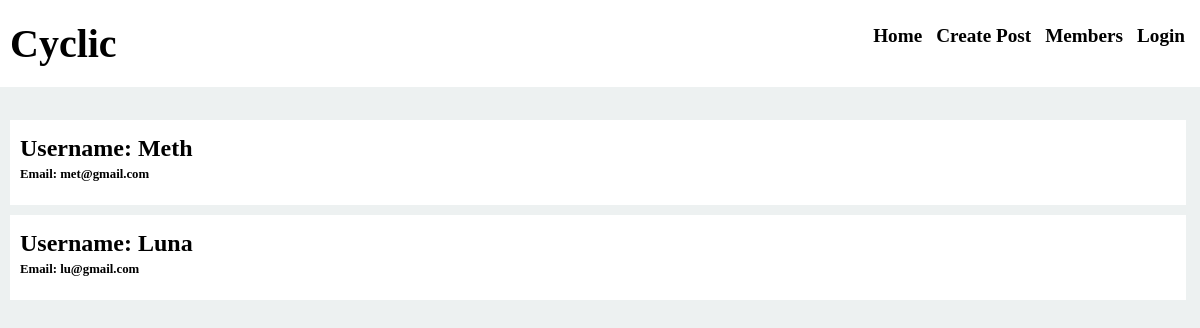
The page /members/ on the database its author committed.
### account/models.py (models this page shows, shortened)
class CustomUser(AbstractUser):
    is_admin = models.BooleanField(default=False)
    is_member = models.BooleanField(default=False)
    username = None
    email = models.EmailField(unique=True)
    groups = models.ManyToManyField(Group, related_name='custom_user_groups', blank=True)
    user_permissions = models.ManyToManyField(Permission, related_name='custom_user_permission', blank=True)
    USERNAME_FIELD = "email"
    REQUIRED_FIELDS = []
    objects = CustomBaseManager()

### account/views.py (the view)
# urls.py: path('members/', views.get_members, name='members'),
def get_members(request):
    members = CustomUser.objects.all()
    return render(request, 'members.html', {'members':members})

### templates/members.html
{% extends 'base.html' %}
{% load static %}
{% block content %}
        <div class="wrapper">
            {% for member in members %}
            <div class="content">
                    <h2 class="title">Username: {{member.first_name}}</h2>
                    <p class="date">Email: {{member.email}}</p>
            </div>
            {% endfor %}
        </div>
{% endblock %}

### static/css/style.css (style rules this page uses)
* { box-sizing: border-box; margin: 0; padding: 0; }
body { background-color: rgb(237, 241, 241); padding-bottom: 1000px; }
.content { margin: 10px; padding: 15px 10px; background-color: white; max-width: 98%; }
.title { font-family: 'Lucida Sans' sans-serif; margin-bottom: 5px; }
.date { font-weight: bold; font-size: 0.8rem; margin-bottom: 8px; }
.wrapper { margin-top: 10%; }

### rows shown on the page
CustomUser: first_name "Meth", email "met@gmail.com"
CustomUser: first_name "Luna", email "lu@gmail.com"
